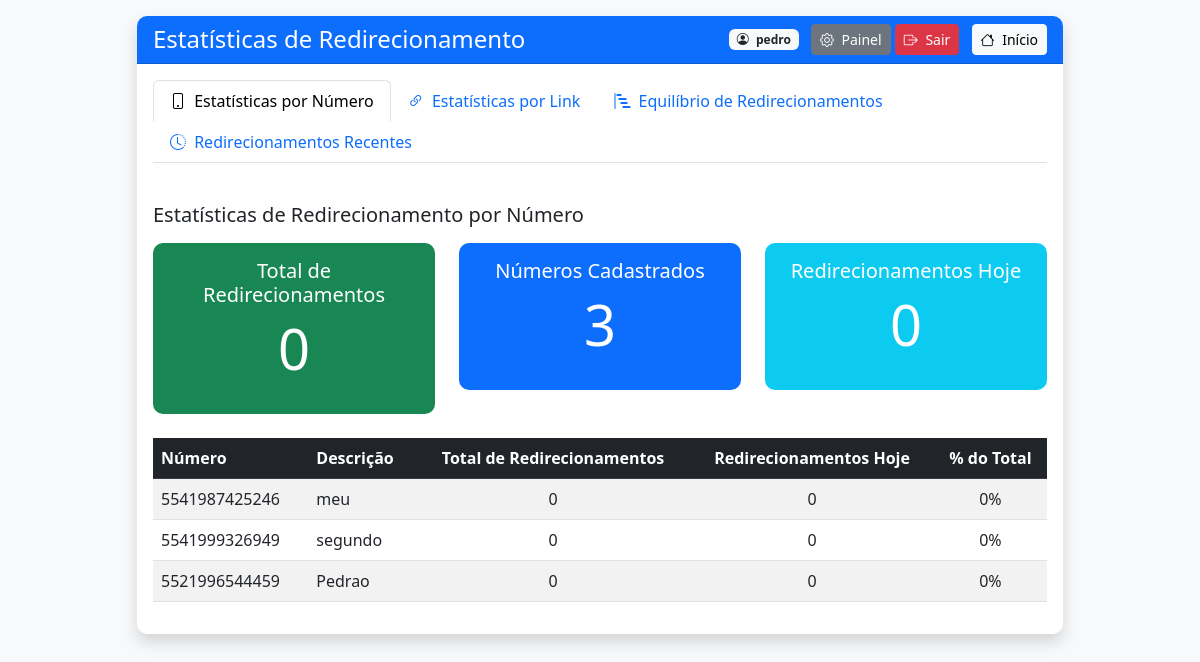
Page /admin/estatisticas (signed in) on the committed database.
### tables this page shows
CREATE TABLE whatsapp_numbers (
                        id INTEGER PRIMARY KEY AUTOINCREMENT,
                        user_id INTEGER NOT NULL,
                        phone_number TEXT NOT NULL,
                        description TEXT, redirect_count INTEGER DEFAULT 0,
                        FOREIGN KEY (user_id) REFERENCES users (id)
                    );

### app.py (the view)
@app.route('/admin/estatisticas')
@login_required
def estatisticas():
    user_id = session.get('user_id')
    with get_db_connection() as conn:
        numeros_stats = conn.execute('''
            SELECT wn.*, COUNT(r.id) as total_redirects,
                   (SELECT COUNT(*) FROM redirects r2
                    JOIN custom_links cl ON r2.link_id = cl.id
                    WHERE r2.number_id = wn.id AND cl.user_id = ?
                    AND DATE(r2.timestamp) = DATE('now')) as redirects_today
            FROM whatsapp_numbers wn
            LEFT JOIN redirects r ON wn.id = r.number_id
            WHERE wn.user_id = ?
            GROUP BY wn.id
            ORDER BY total_redirects DESC
        ''', (user_id, user_id)).fetchall()
        links_stats = conn.execute('''
            SELECT cl.*, COUNT(r.id) as total_redirects
            FROM custom_links cl
            LEFT JOIN redirects r ON cl.id = r.link_id
            WHERE cl.user_id = ?
            GROUP BY cl.id
            ORDER BY total_redirects DESC
        ''', (user_id,)).fetchall()
        recentes = conn.execute('''
            SELECT r.timestamp, cl.link_name, wn.phone_number, wn.description
            FROM redirects r
            JOIN whatsapp_numbers wn ON r.number_id = wn.id
            JOIN custom_links cl ON r.link_id = cl.id
            WHERE wn.user_id = ?
            ORDER BY r.timestamp DESC
            LIMIT 50
        ''', (user_id,)).fetchall()
    return render_template('estatisticas.html',
                          numeros_stats=numeros_stats,
                          links_stats=links_stats,
                          recentes=recentes)

### app.py (called while the page is built)
def get_db_connection():
    conn = sqlite3.connect(app.config['DATABASE'])
    conn.row_factory = sqlite3.Row
    return conn

def login_required(f):
    @wraps(f)
    def decorated_function(*args, **kwargs):
        print(f"Verificando autenticação para rota: {request.path}")
        print(f"Informações da sessão: {session}")
        if 'logged_in' not in session or not session['logged_in']:
            print(f"Acesso negado: usuário não está logado")
            return redirect(url_for('login'))
        return f(*args, **kwargs)
    return decorated_function

### templates/estatisticas.html (shortened to what this page needs)
<!DOCTYPE html>
<html lang="pt-BR">
<head>
    <link href="https://cdn.jsdelivr.net/npm/bootstrap@5.3.0-alpha1/dist/css/bootstrap.min.css" rel="stylesheet">
    <link rel="stylesheet" href="https://cdn.jsdelivr.net/npm/bootstrap-icons@1.10.0/font/bootstrap-icons.css">
    <link rel="stylesheet" href="{{ url_for('static', filename='css/styles.css') }}">
</head>
<body>
    <div class="container">
        <div class="row justify-content-center mt-3">
            <div class="col-md-10">
                <div class="card shadow mb-4">
                    <div class="card-header bg-primary text-white d-flex justify-content-between align-items-center">
                        <h2 class="h4 mb-0">Estatísticas de Redirecionamento</h2>
                        <div>
                            <span class="badge bg-light text-dark me-2">
                                <i class="bi bi-person-circle me-1"></i> {{ session.username }}
                            </span>
                            <a href="{{ url_for('admin') }}" class="btn btn-sm btn-secondary">
                                <i class="bi bi-gear me-1"></i> Painel
                            </a>
                            <a href="{{ url_for('logout') }}" class="btn btn-sm btn-danger">
                                <i class="bi bi-box-arrow-right me-1"></i> Sair
                            </a>
                            <a href="{{ url_for('index') }}" class="btn btn-sm btn-light ms-2">
                                <i class="bi bi-house me-1"></i> Início
                            </a>
                        </div>
                    </div>
                    <div class="card-body">
                        <ul class="nav nav-tabs mb-4" id="statsTabs" role="tablist">
                            <li class="nav-item" role="presentation">
                                <button class="nav-link active" id="numbers-stats-tab" data-bs-toggle="tab" data-bs-target="#numbers-stats" type="button" role="tab" aria-controls="numbers-stats" aria-selected="true">
                                    <i class="bi bi-phone me-1"></i> Estatísticas por Número
                                </button>
                            </li>
                            <li class="nav-item" role="presentation">
                                <button class="nav-link" id="links-stats-tab" data-bs-toggle="tab" data-bs-target="#links-stats" type="button" role="tab" aria-controls="links-stats" aria-selected="false">
                                    <i class="bi bi-link-45deg me-1"></i> Estatísticas por Link
                                </button>
                            </li>
                            <li class="nav-item" role="presentation">
                                <button class="nav-link" id="balance-stats-tab" data-bs-toggle="tab" data-bs-target="#balance-stats" type="button" role="tab" aria-controls="balance-stats" aria-selected="false">
                                    <i class="bi bi-bar-chart-steps me-1"></i> Equilíbrio de Redirecionamentos
                                </button>
                            </li>
                            <li class="nav-item" role="presentation">
                                <button class="nav-link" id="recent-stats-tab" data-bs-toggle="tab" data-bs-target="#recent-stats" type="button" role="tab" aria-controls="recent-stats" aria-selected="false">
                                    <i class="bi bi-clock-history me-1"></i> Redirecionamentos Recentes
                                </button>
                            </li>
                        </ul>
                        <div class="tab-content">
                            <div class="tab-pane fade show active" id="numbers-stats" role="tabpanel" aria-labelledby="numbers-stats-tab">
                                <h3 class="h5 mb-3">Estatísticas de Redirecionamento por Número</h3>
                                <div class="row mb-4">
                                    {% set total_redirects = namespace(value=0) %}
                                    {% for num in numeros_stats %}
                                        {% set total_redirects.value = total_redirects.value + num.redirect_count %}
                                    {% endfor %}
                                    <div class="col-md-4">
                                        <div class="card bg-success text-white">
                                            <div class="card-body text-center">
                                                <h5 class="card-title">Total de Redirecionamentos</h5>
                                                <p class="display-4">{{ total_redirects.value }}</p>
                                            </div>
                                        </div>
                                    </div>
                                    <div class="col-md-4">
                                        <div class="card bg-primary text-white">
                                            <div class="card-body text-center">
                                                <h5 class="card-title">Números Cadastrados</h5>
                                                <p class="display-4">{{ numeros_stats|length }}</p>
                                            </div>
                                        </div>
                                    </div>
                                    {% set today_total = namespace(value=0) %}
                                    {% for num in numeros_stats %}
                                        {% set today_total.value = today_total.value + num.redirects_today %}
                                    {% endfor %}
                                    <div class="col-md-4">
                                        <div class="card bg-info text-white">
                                            <div class="card-body text-center">
                                                <h5 class="card-title">Redirecionamentos Hoje</h5>
                                                <p class="display-4">{{ today_total.value }}</p>
                                            </div>
                                        </div>
                                    </div>
                                </div>
                                <div class="table-responsive">
                                    <table class="table table-striped table-hover">
                                        <thead class="table-dark">
                                            <tr>
                                                <th>Número</th>
                                                <th>Descrição</th>
                                                <th class="text-center">Total de Redirecionamentos</th>
                                                <th class="text-center">Redirecionamentos Hoje</th>
                                                <th class="text-center">% do Total</th>
                                            </tr>
                                        </thead>
                                        <tbody>
                                            {% for num in numeros_stats %}
                                            <tr>
                                                <td>{{ num.phone_number }}</td>
                                                <td>{{ num.description or 'Sem descrição' }}</td>
                                                <td class="text-center">{{ num.redirect_count }}</td>
                                                <td class="text-center">{{ num.redirects_today }}</td>
                                                <td class="text-center">
                                                    {% if total_redirects.value > 0 %}
                                                        {{ ((num.redirect_count / total_redirects.value) * 100) | round(1) }}%
                                                    {% else %}
                                                        0%
                                                    {% endif %}
                                                </td>
                                            </tr>
                                            {% else %}
                                            <tr>
                                                <td colspan="5" class="text-center">Nenhum número cadastrado</td>
                                            </tr>
                                            {% endfor %}
                                        </tbody>
                                    </table>
                                </div>
                            </div>
                        </div>
                    </div>
                </div>
            </div>
        </div>
    </div>
</body>
</html>

### static/css/styles.css (style rules this page uses)
body { background-color: #f8f9fa; font-family: 'Segoe UI', Tahoma, Geneva, Verdana, sans-serif; }
.card { border-radius: 10px; border: none; overflow: hidden; }
.card-header { font-weight: 600; }
.tab-content { padding-top: 1rem; }
.table td, .table th { vertical-align: middle; }

### rows in the picture
whatsapp_numbers: phone_number "5541987425246", description "meu", redirect_count "0", redirects_today "0"
whatsapp_numbers: phone_number "5541999326949", description "segundo", redirect_count "0", redirects_today "0"
whatsapp_numbers: phone_number "5521996544459", description "Pedrao", redirect_count "0", redirects_today "0"

### other values in the picture
{{ session.username }} "pedro"
{{ total_redirects.value }} "0"
{{ numeros_stats|length }} "3"
{{ today_total.value }} "0"
